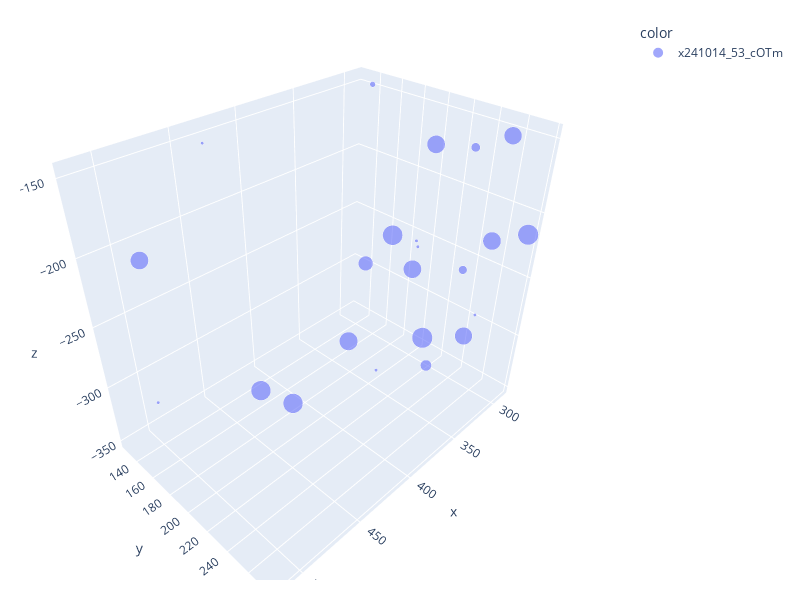

The cell this chart's notebook holds for it:
### Code cell
import plotly.express as px

# Filter the DataFrame to include only the necessary rows
filtered_data = pooled_data[(pooled_data['stimtype'] == 'moving stripes')]  # You don't need to filter for 'loom' only anymore

# Calculate scaler
range_val = 913 - 240
pixelrange = 128
scaler = range_val / pixelrange

# Create the 3D scatter plot, using stimtype for color
fig = px.scatter_3d(
    x=filtered_data['x_centroid'] * scaler,
    y=(filtered_data['y_centroid'] % y_res) * scaler,
    z=-filtered_data['plane_depth'],  # Use plane_depth as the z-axis
    color=filtered_data['experiment_id'],  # Color based on stimtype
    size=abs(filtered_data['size']),
    opacity=0.6
)

# Update layout with desired width, height, and margins
fig.update_layout(width=800, height=600, margin=dict(l=20, r=20, t=20, b=20))

# Set axis ranges
fig.update_xaxes(range=[0, 128])
fig.update_yaxes(range=[0, 64])

# Show the figure
fig.show()

### Figure 1 — Plotly figure (JSON) as saved in the notebook; plotly's stock layout.template omitted (floating-point values rounded to 4 significant figures)
{"data": [{"hovertemplate": "color=x241014_53_cOTm<br>x=%{x}<br>y=%{y}<br>z=%{z}<br>size=%{marker.size}<extra></extra>", "legendgroup": "x241014_53_cOTm", "marker": {"color": "#636efa", "opacity": 0.6, "size": [41, 39, 30, 33, 32, 41, 38, 38, 1, 1, 12, 32, 21, 32, 7, 32, 31, 1, 8, 1, 1, 3, 1], "sizemode": "area", "sizeref": 0.1025, "symbol": "circle"}, "mode": "markers", "name": "x241014_53_cOTm", "scene": "scene", "showlegend": true, "type": "scatter3d", "x": [352.3, 352.3, 330.7, 390.5, 312.8, 289.3, 411.5, 419.4, 352.3, 347.0, 373.3, 375.3, 390.3, 486.0, 354.5, 347.0, 304.1, 399.6, 334.5, 305.0, 515.3, 290.9, 441.7], "y": [247.1, 215.6, 265.9, 214.1, 265.5, 277.6, 178.9, 151.4, 236.6, 231.3, 266.8, 250.6, 226.3, 125.9, 272.7, 238.7, 263.1, 247.1, 257.6, 257.6, 173.5, 140.2, 142.0], "z": [-282.5, -215, -282.5, -282.5, -215, -215, -350, -350, -215, -215, -282.5, -215, -215, -215, -215, -147.5, -147.5, -282.5, -147.5, -282.5, -282.5, -147.5, -147.5]}], "layout": {"height": 600, "legend": {"itemsizing": "constant", "title": {"text": "color"}, "tracegroupgap": 0}, "margin": {"b": 20, "l": 20, "r": 20, "t": 20}, "scene": {"domain": {"x": [0, 1], "y": [0, 1]}, "xaxis": {"title": {"text": "x"}}, "yaxis": {"title": {"text": "y"}}, "zaxis": {"title": {"text": "z"}}}, "width": 800, "xaxis": {"range": [0, 128]}, "yaxis": {"range": [0, 64]}}}
